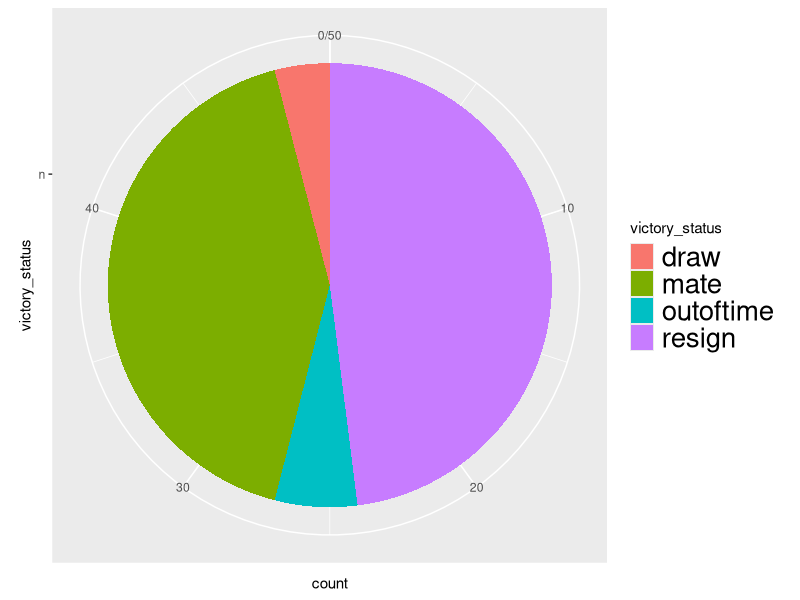

This chart was generated by the following R code:
library(ggplot2)
library(data.table)

# import danych
test_data <- fread("../Homework_4/grabias_test_data.csv")

# dwa mozliwe typy wykresu w mojej funkcji to "bar" i "pie"

wykres_homework <- function(df, plot_type, feature, ...){
  
  base <- ggplot(df[, n := .N, by = feature], 
                 aes(fill = eval(parse(text = feature)), 
                 x = "n"))
  
  # usuwamy "dummy column"
  df[, n := NULL]
  
  if (plot_type == "pie"){
    
      base + 
      
      geom_bar() + 
      
      xlab(feature) + 
      
      coord_polar("y", start=0) +
      
      scale_fill_discrete(name = feature) +
      
      theme(...)
  }
  
  else if (plot_type == "bar"){
    
      base +
      
      geom_bar(position = "dodge") +
      
      xlab(feature) +
      
      scale_fill_discrete(name = feature) +
      
      theme(...)
  }
} 

# przykladowe wywolanie
wykres_homework(df = test_data,  plot_type = "pie",
                feature = "victory_status", legend.text = element_text(size = 20))

